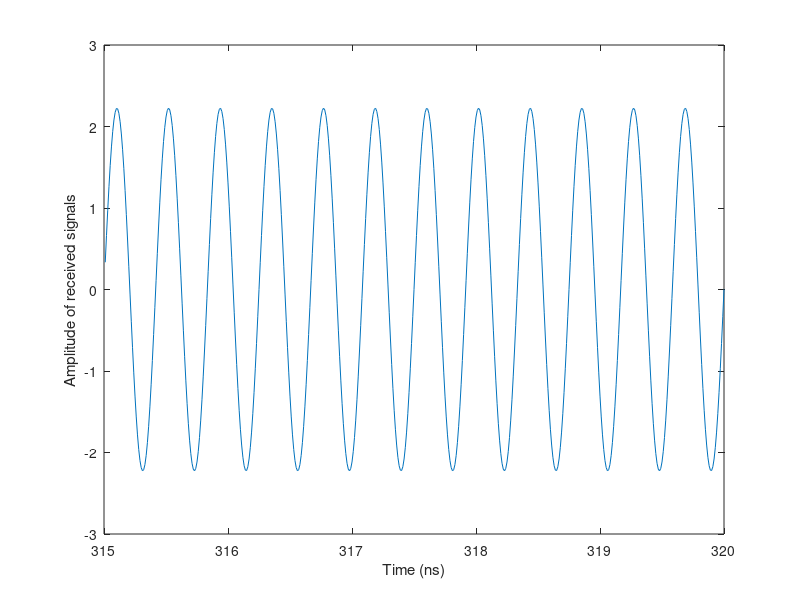

Reproduce this figure in MATLAB.
%实验4.2 : 静止无噪声情况下有限条路径的多径传播_默认文件
clc;clear

%定义常量
sine_frequency = 2.4e9;  % 正弦波频率，单位Hz
sine_initial_phase = 0;  % 正弦波初始相位
sine_amplitude = 1;      % 正弦波幅度
sampling_rate = 100e9;   % 采样率，单位Hz
plot_duration = 5e-9;    % 画图时长，单位秒
simulation_duration = 320e-9; % 仿真时长，单位秒
path_delay = [0, 50e-9, 110e-9, 170e-9, 290e-9, 310e-9];   % 各路径的传播时延，单位秒
path_loss = [0, 3, 10, 18, 26, 32]; %各路径的路径损耗，单位dB

%定义并初始化后续变量
sampling_interval = 1 / sampling_rate;  % 采样间隔，单位秒
number_of_simulation_samples = simulation_duration * sampling_rate; % 仿真采样总量
number_of_path = length(path_delay);  % 路径个数
sine_signals = zeros(1,number_of_simulation_samples); % 初始化基准正弦波
path_signals = zeros(number_of_path, number_of_simulation_samples); % 初始化经各路径到达的正弦波
sum_of_path_signals = zeros(1, number_of_simulation_samples); % 初始化经各路径到达的正弦波的叠加

%生成基准正弦波的采样值，以此计算出经各路径到达接收端的正弦波，并叠加
t = sampling_interval : sampling_interval : simulation_duration;    % 采样时间
sine_signals(1, 1 : end) = sine_amplitude * sin(2 * pi * sine_frequency * t + sine_initial_phase);  % 生成基准正弦波

for i = 1 : number_of_path  % 对各条路径依次执行
  path_attenuation = sine_amplitude * 10 ^ (-path_loss(1, i) / 20);  % 计算当前经当前路径到达的正弦波的振幅
  number_of_delayed_samples = round(path_delay(1, i) * sampling_rate); % 当前路径的传播时延（采样个数）
  path_signals(i, 1 + number_of_delayed_samples : end) = path_attenuation * sine_signals(1, 1 : number_of_simulation_samples - number_of_delayed_samples); % 经当前路径到达的正弦波
  sum_of_path_signals(1, :) = sum_of_path_signals(1, :) + path_signals(i, :); % 将经当前路径到达的正弦波与之前到达的相叠加
end


%绘制出图形
figure; % 创建一个图形窗口
starting_sample_index = (simulation_duration - plot_duration) * sampling_rate + 1; % 画图时起始采样值的序号
plot(t(1, starting_sample_index : end) * 1e9, sum_of_path_signals(1, starting_sample_index : end)); % 画出叠加后的波形
xlabel('Time (ns)');  % 创建横轴标注
ylabel('Amplitude of received signals');  % 创建纵轴标注
